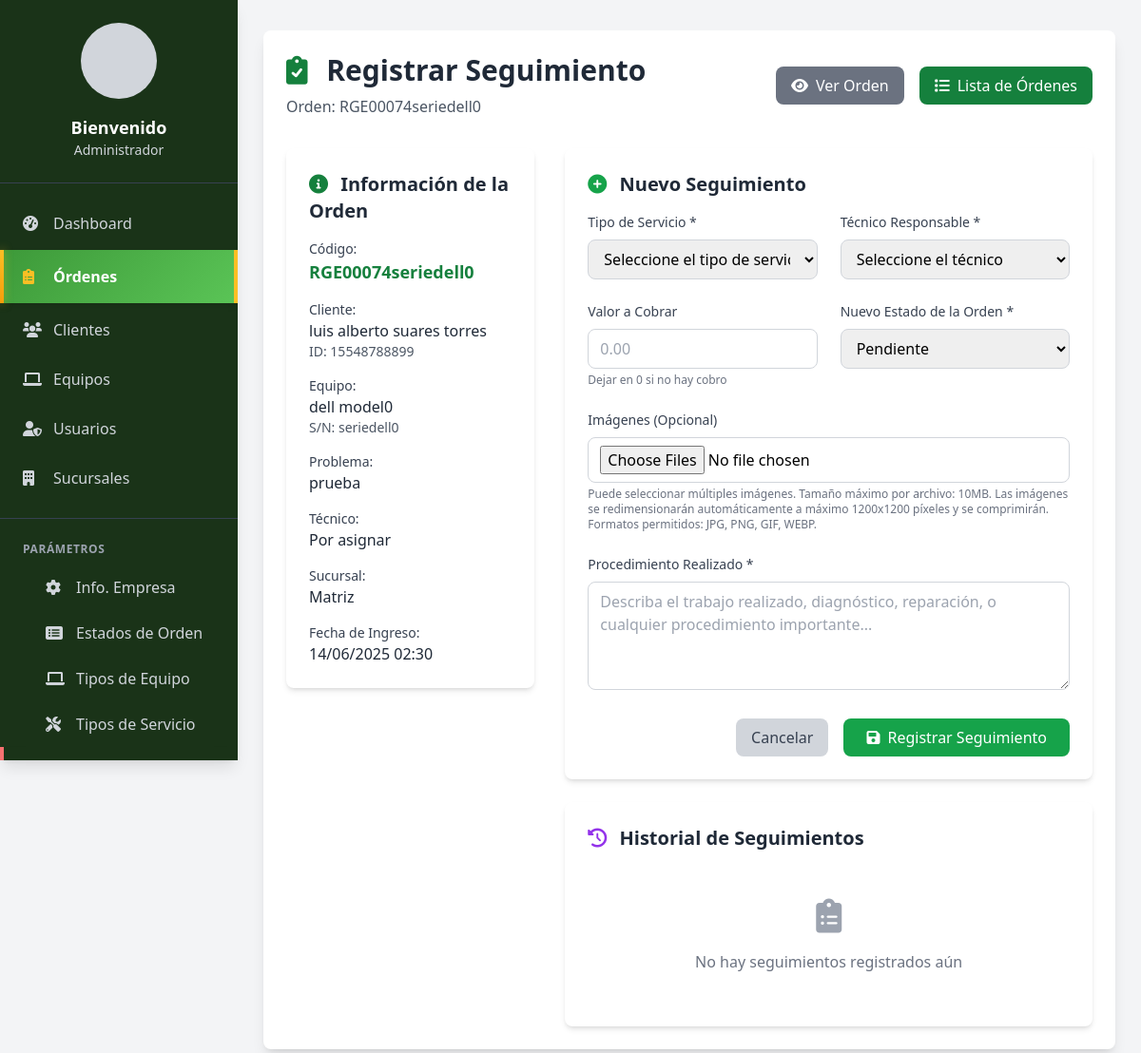
/modules/ordenes/registrar_seguimiento.php?id=74 (signed in), run on the app's committed database.
### tables this page shows
CREATE TABLE IF NOT EXISTS ordenes_trabajo (
  id_orden int(11) NOT NULL AUTO_INCREMENT,
  codigo varchar(50) NOT NULL,
  id_cliente int(11) NOT NULL,
  id_equipo int(11) NOT NULL,
  descripcion_problema text DEFAULT NULL,
  valor_estimado decimal(10,2) DEFAULT NULL,
  abono_inicial decimal(10,2) DEFAULT 0.00,
  estado_pago varchar(20) DEFAULT 'Pendiente',
  fecha_abono datetime DEFAULT NULL,
  usuario_abono int(11) DEFAULT NULL,
  estado enum('Pendiente','En Proceso','Completado','Entregado') DEFAULT 'Pendiente',
  id_usuario_registro int(11) NOT NULL,
  tecnico_responsable_id int(11) NOT NULL,
  id_sucursal int(11) NOT NULL,
  fecha_ingreso datetime DEFAULT current_timestamp(),
  PRIMARY KEY (id_orden),
  UNIQUE KEY uq_codigo (codigo),
  KEY fk_ordenes_cliente (id_cliente),
  KEY fk_ordenes_equipo (id_equipo),
  KEY fk_ordenes_usuario (id_usuario_registro),
  KEY fk_ordenes_sucursal (id_sucursal),
  CONSTRAINT ordenes_trabajo_ibfk_1 FOREIGN KEY (id_cliente) REFERENCES clientes (id_cliente),
  CONSTRAINT ordenes_trabajo_ibfk_2 FOREIGN KEY (id_equipo) REFERENCES equipos (id_equipo),
  CONSTRAINT ordenes_trabajo_ibfk_3 FOREIGN KEY (id_usuario_registro) REFERENCES usuarios (id_usuario),
  CONSTRAINT ordenes_trabajo_ibfk_4 FOREIGN KEY (id_sucursal) REFERENCES sucursales (id_sucursal)
);

CREATE TABLE IF NOT EXISTS clientes (
  id_cliente int(11) NOT NULL AUTO_INCREMENT,
  nombre_apellido varchar(100) NOT NULL,
  identificacion varchar(20) NOT NULL,
  direccion varchar(200) NOT NULL,
  telefono varchar(20) NOT NULL,
  empresa varchar(100) NOT NULL,
  id_tipo_cliente int(11) DEFAULT NULL,
  estado tinyint(1) DEFAULT 1,
  email varchar(100) DEFAULT 'N/A',
  PRIMARY KEY (id_cliente),
  UNIQUE KEY uq_identificacion (identificacion),
  KEY fk_clientes_tipo (id_tipo_cliente),
  CONSTRAINT clientes_ibfk_1 FOREIGN KEY (id_tipo_cliente) REFERENCES tipos_cliente (id_tipo_cliente)
);

CREATE TABLE IF NOT EXISTS equipos (
  id_equipo int(11) NOT NULL AUTO_INCREMENT,
  numero_serial varchar(50) NOT NULL,
  marca varchar(50) NOT NULL,
  modelo varchar(50) NOT NULL,
  id_cliente int(11) DEFAULT NULL,
  estado tinyint(1) DEFAULT 1,
  PRIMARY KEY (id_equipo),
  KEY fk_equipos_cliente (id_cliente),
  CONSTRAINT equipos_ibfk_1 FOREIGN KEY (id_cliente) REFERENCES clientes (id_cliente)
);

CREATE TABLE IF NOT EXISTS sucursales (
  id_sucursal int(11) NOT NULL AUTO_INCREMENT,
  nombre varchar(100) NOT NULL,
  direccion varchar(200) NOT NULL,
  telefono varchar(20) NOT NULL,
  representante varchar(200) NOT NULL,
  estado tinyint(1) DEFAULT 1,
  PRIMARY KEY (id_sucursal)
);

CREATE TABLE IF NOT EXISTS orden_estados (
  id_orden_estado int(11) NOT NULL AUTO_INCREMENT,
  nombre_estado varchar(100) NOT NULL,
  descripcion varchar(200) DEFAULT NULL,
  color varchar(7) DEFAULT '#6B7280',
  estado tinyint(1) DEFAULT 1,
  PRIMARY KEY (id_orden_estado)
);

### modules/ordenes/registrar_seguimiento.php (the view, shortened to what this page needs)
<?php
require_once '../../config/database.php';
$id_orden = $_GET['id'];
try {
    $stmt = $conn->prepare("
        SELECT ot.*, c.nombre_apellido as cliente_nombre, c.identificacion, c.telefono,
               e.marca, e.modelo, e.numero_serial, s.nombre as sucursal_nombre,
               u.nombre_completo as tecnico_nombre
        FROM ordenes_trabajo ot
        INNER JOIN clientes c ON ot.id_cliente = c.id_cliente
        INNER JOIN equipos e ON ot.id_equipo = e.id_equipo
        INNER JOIN sucursales s ON ot.id_sucursal = s.id_sucursal
        LEFT JOIN usuarios u ON ot.tecnico_responsable_id = u.id_usuario
        WHERE ot.id_orden = ?
    ");
    $stmt->execute([$id_orden]);
    $orden = $stmt->fetch();
    $stmt = $conn->prepare("SELECT * FROM orden_estados ORDER BY nombre_estado");
    $stmt->execute();
    $estados = $stmt->fetchAll();
    $stmt = $conn->prepare("
        SELECT so.*, u.nombre_completo as usuario_nombre
        FROM seguimientos_orden so
        LEFT JOIN usuarios u ON so.id_tecnico = u.id_usuario
        WHERE so.id_orden = ?
        ORDER BY so.fecha_registro DESC
    ");
    $stmt->execute([$id_orden]);
    $seguimientos = $stmt->fetchAll();
} catch (Exception $e) {
    $error = $e->getMessage();
}
?>
<!DOCTYPE html>
<html lang="es">
<head>
    <script src="https://cdn.tailwindcss.com"></script>
    <link href="https://cdnjs.cloudflare.com/ajax/libs/font-awesome/6.0.0/css/all.min.css" rel="stylesheet">
    <link href="../../assets/css/tablet-optimization.css" rel="stylesheet">
</head>
<body class="bg-gray-100">
    <?php include '../../includes/navbar.php'; ?>
    <div class="main-content">
    <div class="container mx-auto px-4 py-8">
        <div class="max-w-4xl mx-auto">
            <div class="bg-white rounded-lg shadow-lg p-6">
                                <div class="flex items-center justify-between mb-8">
                    <div>
                        <h1 class="text-3xl font-bold text-gray-800">
                            <i class="fas fa-clipboard-check text-green-700 mr-3"></i>
                            Registrar Seguimiento
                        </h1>
                        <p class="text-gray-600 mt-2">Orden: <?php echo htmlspecialchars($orden['codigo']); ?></p>
                    </div>
                    <div class="flex space-x-4">
                        <a href="ver.php?id=<?php echo $id_orden; ?>"
                           class="bg-gray-500 text-white px-4 py-2 rounded-lg hover:bg-gray-600 transition-colors">
                            <i class="fas fa-eye mr-2"></i>Ver Orden
                        </a>
                        <a href="lista.php"
                           class="bg-green-700 text-white px-4 py-2 rounded-lg hover:bg-green-800 transition-colors">
                            <i class="fas fa-list mr-2"></i>Lista de Órdenes
                        </a>
                    </div>
                </div>
                <div class="grid grid-cols-1 lg:grid-cols-3 gap-8">
                    <div class="lg:col-span-1">
                        <div class="bg-white rounded-lg shadow-md p-6">
                            <h2 class="text-xl font-semibold text-gray-800 mb-4">
                                <i class="fas fa-info-circle text-green-700 mr-2"></i>
                                Información de la Orden
                            </h2>
                            <div class="space-y-4">
                                <div>
                                    <label class="block text-sm font-medium text-gray-700">Código:</label>
                                    <p class="text-lg font-semibold text-green-700"><?php echo htmlspecialchars($orden['codigo']); ?></p>
                                </div>
                                <div>
                                    <label class="block text-sm font-medium text-gray-700">Cliente:</label>
                                    <p class="text-gray-800"><?php echo htmlspecialchars($orden['cliente_nombre']); ?></p>
                                    <p class="text-sm text-gray-600">ID: <?php echo htmlspecialchars($orden['identificacion']); ?></p>
                                </div>
                                <div>
                                    <label class="block text-sm font-medium text-gray-700">Equipo:</label>
                                    <p class="text-gray-800"><?php echo htmlspecialchars($orden['marca'] . ' ' . $orden['modelo']); ?></p>
                                    <p class="text-sm text-gray-600">S/N: <?php echo htmlspecialchars($orden['numero_serial']); ?></p>
                                </div>
                                <div>
                                    <label class="block text-sm font-medium text-gray-700">Problema:</label>
                                    <p class="text-gray-800"><?php echo nl2br(htmlspecialchars($orden['descripcion_problema'])); ?></p>
                                </div>
                                <div>
                                    <label class="block text-sm font-medium text-gray-700">Técnico:</label>
                                    <p class="text-gray-800"><?php echo htmlspecialchars($orden['tecnico_nombre'] ?? 'Por asignar'); ?></p>
                                </div>
                                <div>
                                    <label class="block text-sm font-medium text-gray-700">Sucursal:</label>
                                    <p class="text-gray-800"><?php echo htmlspecialchars($orden['sucursal_nombre']); ?></p>
                                </div>
                                <div>
                                    <label class="block text-sm font-medium text-gray-700">Fecha de Ingreso:</label>
                                    <p class="text-gray-800"><?php echo date('d/m/Y H:i', strtotime($orden['fecha_ingreso'])); ?></p>
                                </div>
                            </div>
                        </div>
                    </div>
                    <div class="lg:col-span-2">
                        <div class="bg-white rounded-lg shadow-md p-6">
                            <h2 class="text-xl font-semibold text-gray-800 mb-4">
                                <i class="fas fa-plus-circle text-green-600 mr-2"></i>
                                Nuevo Seguimiento
                            </h2>
                            <form method="POST" enctype="multipart/form-data">
                                <div class="grid grid-cols-1 md:grid-cols-2 gap-6">
                                    <div>
                                        <label class="block text-sm font-medium text-gray-700 mb-2">
                                            Tipo de Servicio *
                                        </label>
                                        <select name="tipo_servicio" required
                                            class="w-full px-3 py-2 border border-gray-300 rounded-lg focus:outline-none focus:border-blue-500">
                                            <option value="">Seleccione el tipo de servicio</option>
                                        </select>
                                    </div>
                                    <div>
                                        <label class="block text-sm font-medium text-gray-700 mb-2">
                                            Técnico Responsable *
                                        </label>
                                        <select name="id_tecnico" required
                                            class="w-full px-3 py-2 border border-gray-300 rounded-lg focus:outline-none focus:border-blue-500">
                                            <option value="">Seleccione el técnico</option>
                                        </select>
                                    </div>
                                    <div>
                                        <label class="block text-sm font-medium text-gray-700 mb-2">
                                            Valor a Cobrar
                                        </label>
                                        <input type="number" name="valor_cobrar" step="0.01" min="0"
                                            class="w-full px-3 py-2 border border-gray-300 rounded-lg focus:outline-none focus:border-blue-500"
                                            placeholder="0.00">
                                        <p class="text-xs text-gray-500 mt-1">Dejar en 0 si no hay cobro</p>
                                    </div>
                                    <div>
                                        <label class="block text-sm font-medium text-gray-700 mb-2">
                                            Nuevo Estado de la Orden *
                                        </label>
                                        <select name="nuevo_estado" required
                                            class="w-full px-3 py-2 border border-gray-300 rounded-lg focus:outline-none focus:border-blue-500">
                                            <?php foreach ($estados as $estado): ?>
                                                <option value="<?php echo $estado['nombre_estado']; ?>"
                                                    <?php echo ($orden['estado'] == $estado['nombre_estado']) ? 'selected' : ''; ?>>
                                                    <?php echo htmlspecialchars($estado['nombre_estado']); ?>
                                                </option>
                                            <?php endforeach; ?>
                                        </select>
                                    </div>
                                    <div class="md:col-span-2">
                                        <label class="block text-sm font-medium text-gray-700 mb-2">
                                            Imágenes (Opcional)
                                        </label>
                                        <input type="file" name="imagenes[]" accept="image/*" multiple
                                            class="w-full px-3 py-2 border border-gray-300 rounded-lg focus:outline-none focus:border-blue-500">
                                        <p class="text-xs text-gray-500 mt-1">
                                            Puede seleccionar múltiples imágenes. Tamaño máximo por archivo: 10MB.
                                            Las imágenes se redimensionarán automáticamente a máximo 1200x1200 píxeles y se comprimirán.
                                            Formatos permitidos: JPG, PNG, GIF, WEBP.
                                        </p>
                                    </div>
                                </div>
                                <div class="mt-6">
                                    <label class="block text-sm font-medium text-gray-700 mb-2">
                                        Procedimiento Realizado *
                                    </label>
                                    <textarea name="procedimiento" required rows="4"
                                        class="w-full px-3 py-2 border border-gray-300 rounded-lg focus:outline-none focus:border-blue-500"
                                        placeholder="Describa el trabajo realizado, diagnóstico, reparación, o cualquier procedimiento importante..."></textarea>
                                </div>
                                <div class="mt-6 flex justify-end space-x-4">
                                    <a href="lista.php"
                                       class="px-4 py-2 bg-gray-300 text-gray-700 rounded-lg hover:bg-gray-400 transition-colors">
                                        Cancelar
                                    </a>
                                    <button type="submit"
                                        class="px-6 py-2 bg-green-600 text-white rounded-lg hover:bg-green-700 transition-colors">
                                        <i class="fas fa-save mr-2"></i>Registrar Seguimiento
                                    </button>
                                </div>
                            </form>
                        </div>
                        <div class="bg-white rounded-lg shadow-md p-6 mt-6">
                            <h2 class="text-xl font-semibold text-gray-800 mb-4">
                                <i class="fas fa-history text-purple-600 mr-2"></i>
                                Historial de Seguimientos
                            </h2>
                            <?php if (empty($seguimientos)): ?>
                                <div class="text-center py-8">
                                    <i class="fas fa-clipboard-list text-gray-400 text-4xl mb-4"></i>
                                    <p class="text-gray-500">No hay seguimientos registrados aún</p>
                                </div>
                            <?php endif; ?>
                        </div>
                    </div>
                </div>
            </div>
        </div>
    </div>
    </div>
</body>
</html>

### assets/css/tablet-optimization.css (style rules this page uses)
.form-group, input, select, textarea, button { transition: all 0.2s ease-in-out; }

### includes/navbar.php (style rules this page uses)
.main-content { margin-left: 250px; transition: margin-left 0.3s ease-in-out; }
@media (min-width: 1025px) { .main-content { margin-left: 250px; } }

### data on the page
ordenes_trabajo: codigo "RGE00074seriedell0", id_cliente.nombre_apellido "luis alberto suares torres", id_cliente.identificacion "15548788899", id_equipo.modelo "dell model0", id_equipo.numero_serial "seriedell0", descripcion_problema "prueba", id_sucursal.nombre "Matriz", fecha_ingreso "14/06/2025 02:30", nuevo_estado "Pendiente"

### other printed values
$_SESSION['nombre_completo'] "Administrador"
$orden['tecnico_nombre'] "Por asignar"
